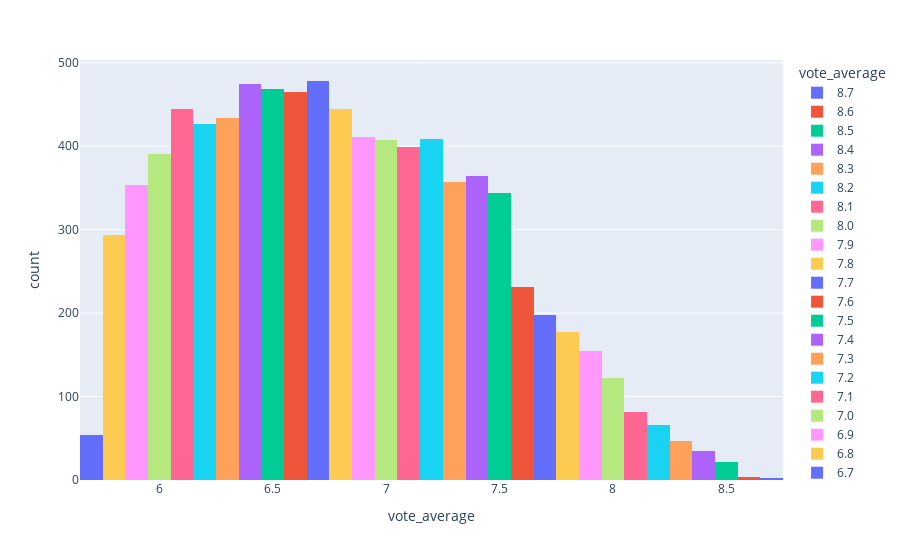

Here is the notebook cell this chart was saved with:
### Code cell
fig = px.histogram(df, x=df['vote_average'], color='vote_average')
fig.show()

### Figure 1 — Plotly figure (JSON) as saved in the notebook; plotly's stock layout.template omitted (floating-point values rounded to 4 significant figures; data arrays with more than 128 entries replaced by an {"elided": "..."} marker saying what was removed)
{"data": [{"alignmentgroup": "True", "bingroup": "x", "hovertemplate": "vote_average=%{x}<br>count=%{y}<extra></extra>", "legendgroup": "8.7", "marker": {"color": "#636efa", "pattern": {"shape": ""}}, "name": "8.7", "offsetgroup": "8.7", "orientation": "v", "showlegend": true, "type": "histogram", "x": [8.7, 8.7, 8.7], "xaxis": "x", "yaxis": "y"}, {"alignmentgroup": "True", "bingroup": "x", "hovertemplate": "vote_average=%{x}<br>count=%{y}<extra></extra>", "legendgroup": "8.6", "marker": {"color": "#EF553B", "pattern": {"shape": ""}}, "name": "8.6", "offsetgroup": "8.6", "orientation": "v", "showlegend": true, "type": "histogram", "x": [8.6, 8.6, 8.6, 8.6], "xaxis": "x", "yaxis": "y"}, {"alignmentgroup": "True", "bingroup": "x", "hovertemplate": "vote_average=%{x}<br>count=%{y}<extra></extra>", "legendgroup": "8.5", "marker": {"color": "#00cc96", "pattern": {"shape": ""}}, "name": "8.5", "offsetgroup": "8.5", "orientation": "v", "showlegend": true, "type": "histogram", "x": [8.5, 8.5, 8.5, 8.5, 8.5, 8.5, 8.5, 8.5, 8.5, 8.5, 8.5, 8.5, 8.5, 8.5, 8.5, 8.5, 8.5, 8.5, 8.5, 8.5, 8.5], "xaxis": "x", "yaxis": "y"}, {"alignmentgroup": "True", "bingroup": "x", "hovertemplate": "vote_average=%{x}<br>count=%{y}<extra></extra>", "legendgroup": "8.4", "marker": {"color": "#ab63fa", "pattern": {"shape": ""}}, "name": "8.4", "offsetgroup": "8.4", "orientation": "v", "showlegend": true, "type": "histogram", "x": [8.4, 8.4, 8.4, 8.4, 8.4, 8.4, 8.4, 8.4, 8.4, 8.4, 8.4, 8.4, 8.4, 8.4, 8.4, 8.4, 8.4, 8.4, 8.4, 8.4, 8.4, 8.4, 8.4, 8.4, 8.4, 8.4, 8.4, 8.4, 8.4, 8.4, 8.4, 8.4, 8.4, 8.4, 8.4], "xaxis": "x", "yaxis": "y"}, {"alignmentgroup": "True", "bingroup": "x", "hovertemplate": "vote_average=%{x}<br>count=%{y}<extra></extra>", "legendgroup": "8.3", "marker": {"color": "#FFA15A", "pattern": {"shape": ""}}, "name": "8.3", "offsetgroup": "8.3", "orientation": "v", "showlegend": true, "type": "histogram", "x": [8.3, 8.3, 8.3, 8.3, 8.3, 8.3, 8.3, 8.3, 8.3, 8.3, 8.3, 8.3, 8.3, 8.3, 8.3, 8.3, 8.3, 8.3, 8.3, 8.3, 8.3, 8.3, 8.3, 8.3, 8.3, 8.3, 8.3, 8.3, 8.3, 8.3, 8.3, 8.3, 8.3, 8.3, 8.3, 8.3, 8.3, 8.3, 8.3, 8.3, 8.3, 8.3, 8.3, 8.3, 8.3, 8.3, 8.3], "xaxis": "x", "yaxis": "y"}, {"alignmentgroup": "True", "bingroup": "x", "hovertemplate": "vote_average=%{x}<br>count=%{y}<extra></extra>", "legendgroup": "8.2", "marker": {"color": "#19d3f3", "pattern": {"shape": ""}}, "name": "8.2", "offsetgroup": "8.2", "orientation": "v", "showlegend": true, "type": "histogram", "x": [8.2, 8.2, 8.2, 8.2, 8.2, 8.2, 8.2, 8.2, 8.2, 8.2, 8.2, 8.2, 8.2, 8.2, 8.2, 8.2, 8.2, 8.2, 8.2, 8.2, 8.2, 8.2, 8.2, 8.2, 8.2, 8.2, 8.2, 8.2, 8.2, 8.2, 8.2, 8.2, 8.2, 8.2, 8.2, 8.2, 8.2, 8.2, 8.2, 8.2, 8.2, 8.2, 8.2, 8.2, 8.2, 8.2, 8.2, 8.2, 8.2, 8.2, 8.2, 8.2, 8.2, 8.2, 8.2, 8.2, 8.2, 8.2, 8.2, 8.2, 8.2, 8.2, 8.2, 8.2, 8.2, 8.2], "xaxis": "x", "yaxis": "y"}, {"alignmentgroup": "True", "bingroup": "x", "hovertemplate": "vote_average=%{x}<br>count=%{y}<extra></extra>", "legendgroup": "8.1", "marker": {"color": "#FF6692", "pattern": {"shape": ""}}, "name": "8.1", "offsetgroup": "8.1", "orientation": "v", "showlegend": true, "type": "histogram", "x": [8.1, 8.1, 8.1, 8.1, 8.1, 8.1, 8.1, 8.1, 8.1, 8.1, 8.1, 8.1, 8.1, 8.1, 8.1, 8.1, 8.1, 8.1, 8.1, 8.1, 8.1, 8.1, 8.1, 8.1, 8.1, 8.1, 8.1, 8.1, 8.1, 8.1, 8.1, 8.1, 8.1, 8.1, 8.1, 8.1, 8.1, 8.1, 8.1, 8.1, 8.1, 8.1, 8.1, 8.1, 8.1, 8.1, 8.1, 8.1, 8.1, 8.1, 8.1, 8.1, 8.1, 8.1, 8.1, 8.1, 8.1, 8.1, 8.1, 8.1, 8.1, 8.1, 8.1, 8.1, 8.1, 8.1, 8.1, 8.1, 8.1, 8.1, 8.1, 8.1, 8.1, 8.1, 8.1, 8.1, 8.1, 8.1, 8.1, 8.1, 8.1, 8.1], "xaxis": "x", "yaxis": "y"}, {"alignmentgroup": "True", "bingroup": "x", "hovertemplate": "vote_average=%{x}<br>count=%{y}<extra></extra>", "legendgroup": "8.0", "marker": {"color": "#B6E880", "pattern": {"shape": ""}}, "name": "8.0", "offsetgroup": "8.0", "orientation": "v", "showlegend": true, "type": "histogram", "x": [8, 8, 8, 8, 8, 8, 8, 8, 8, 8, 8, 8, 8, 8, 8, 8, 8, 8, 8, 8, 8, 8, 8, 8, 8, 8, 8, 8, 8, 8, 8, 8, 8, 8, 8, 8, 8, 8, 8, 8, 8, 8, 8, 8, 8, 8, 8, 8, 8, 8, 8, 8, 8, 8, 8, 8, 8, 8, 8, 8, 8, 8, 8, 8, 8, 8, 8, 8, 8, 8, 8, 8, 8, 8, 8, 8, 8, 8, 8, 8, 8, 8, 8, 8, 8, 8, 8, 8, 8, 8, 8, 8, 8, 8, 8, 8, 8, 8, 8, 8, 8, 8, 8, 8, 8, 8, 8, 8, 8, 8, 8, 8, 8, 8, 8, 8, 8, 8, 8, 8, 8, 8], "xaxis": "x", "yaxis": "y"}, {"alignmentgroup": "True", "bingroup": "x", "hovertemplate": "vote_average=%{x}<br>count=%{y}<extra></extra>", "legendgroup": "7.9", "marker": {"color": "#FF97FF", "pattern": {"shape": ""}}, "name": "7.9", "offsetgroup": "7.9", "orientation": "v", "showlegend": true, "type": "histogram", "x": {"elided": "154 float values"}, "xaxis": "x", "yaxis": "y"}, {"alignmentgroup": "True", "bingroup": "x", "hovertemplate": "vote_average=%{x}<br>count=%{y}<extra></extra>", "legendgroup": "7.8", "marker": {"color": "#FECB52", "pattern": {"shape": ""}}, "name": "7.8", "offsetgroup": "7.8", "orientation": "v", "showlegend": true, "type": "histogram", "x": {"elided": "177 float values"}, "xaxis": "x", "yaxis": "y"}, {"alignmentgroup": "True", "bingroup": "x", "hovertemplate": "vote_average=%{x}<br>count=%{y}<extra></extra>", "legendgroup": "7.7", "marker": {"color": "#636efa", "pattern": {"shape": ""}}, "name": "7.7", "offsetgroup": "7.7", "orientation": "v", "showlegend": true, "type": "histogram", "x": {"elided": "198 float values"}, "xaxis": "x", "yaxis": "y"}, {"alignmentgroup": "True", "bingroup": "x", "hovertemplate": "vote_average=%{x}<br>count=%{y}<extra></extra>", "legendgroup": "7.6", "marker": {"color": "#EF553B", "pattern": {"shape": ""}}, "name": "7.6", "offsetgroup": "7.6", "orientation": "v", "showlegend": true, "type": "histogram", "x": {"elided": "231 float values"}, "xaxis": "x", "yaxis": "y"}, {"alignmentgroup": "True", "bingroup": "x", "hovertemplate": "vote_average=%{x}<br>count=%{y}<extra></extra>", "legendgroup": "7.5", "marker": {"color": "#00cc96", "pattern": {"shape": ""}}, "name": "7.5", "offsetgroup": "7.5", "orientation": "v", "showlegend": true, "type": "histogram", "x": {"elided": "344 float values"}, "xaxis": "x", "yaxis": "y"}, {"alignmentgroup": "True", "bingroup": "x", "hovertemplate": "vote_average=%{x}<br>count=%{y}<extra></extra>", "legendgroup": "7.4", "marker": {"color": "#ab63fa", "pattern": {"shape": ""}}, "name": "7.4", "offsetgroup": "7.4", "orientation": "v", "showlegend": true, "type": "histogram", "x": {"elided": "364 float values"}, "xaxis": "x", "yaxis": "y"}, {"alignmentgroup": "True", "bingroup": "x", "hovertemplate": "vote_average=%{x}<br>count=%{y}<extra></extra>", "legendgroup": "7.3", "marker": {"color": "#FFA15A", "pattern": {"shape": ""}}, "name": "7.3", "offsetgroup": "7.3", "orientation": "v", "showlegend": true, "type": "histogram", "x": {"elided": "357 float values"}, "xaxis": "x", "yaxis": "y"}, {"alignmentgroup": "True", "bingroup": "x", "hovertemplate": "vote_average=%{x}<br>count=%{y}<extra></extra>", "legendgroup": "7.2", "marker": {"color": "#19d3f3", "pattern": {"shape": ""}}, "name": "7.2", "offsetgroup": "7.2", "orientation": "v", "showlegend": true, "type": "histogram", "x": {"elided": "408 float values"}, "xaxis": "x", "yaxis": "y"}, {"alignmentgroup": "True", "bingroup": "x", "hovertemplate": "vote_average=%{x}<br>count=%{y}<extra></extra>", "legendgroup": "7.1", "marker": {"color": "#FF6692", "pattern": {"shape": ""}}, "name": "7.1", "offsetgroup": "7.1", "orientation": "v", "showlegend": true, "type": "histogram", "x": {"elided": "399 float values"}, "xaxis": "x", "yaxis": "y"}, {"alignmentgroup": "True", "bingroup": "x", "hovertemplate": "vote_average=%{x}<br>count=%{y}<extra></extra>", "legendgroup": "7.0", "marker": {"color": "#B6E880", "pattern": {"shape": ""}}, "name": "7.0", "offsetgroup": "7.0", "orientation": "v", "showlegend": true, "type": "histogram", "x": {"elided": "407 int values"}, "xaxis": "x", "yaxis": "y"}, {"alignmentgroup": "True", "bingroup": "x", "hovertemplate": "vote_average=%{x}<br>count=%{y}<extra></extra>", "legendgroup": "6.9", "marker": {"color": "#FF97FF", "pattern": {"shape": ""}}, "name": "6.9", "offsetgroup": "6.9", "orientation": "v", "showlegend": true, "type": "histogram", "x": {"elided": "411 float values"}, "xaxis": "x", "yaxis": "y"}, {"alignmentgroup": "True", "bingroup": "x", "hovertemplate": "vote_average=%{x}<br>count=%{y}<extra></extra>", "legendgroup": "6.8", "marker": {"color": "#FECB52", "pattern": {"shape": ""}}, "name": "6.8", "offsetgroup": "6.8", "orientation": "v", "showlegend": true, "type": "histogram", "x": {"elided": "445 float values"}, "xaxis": "x", "yaxis": "y"}, {"alignmentgroup": "True", "bingroup": "x", "hovertemplate": "vote_average=%{x}<br>count=%{y}<extra></extra>", "legendgroup": "6.7", "marker": {"color": "#636efa", "pattern": {"shape": ""}}, "name": "6.7", "offsetgroup": "6.7", "orientation": "v", "showlegend": true, "type": "histogram", "x": {"elided": "478 float values"}, "xaxis": "x", "yaxis": "y"}, {"alignmentgroup": "True", "bingroup": "x", "hovertemplate": "vote_average=%{x}<br>count=%{y}<extra></extra>", "legendgroup": "6.6", "marker": {"color": "#EF553B", "pattern": {"shape": ""}}, "name": "6.6", "offsetgroup": "6.6", "orientation": "v", "showlegend": true, "type": "histogram", "x": {"elided": "465 float values"}, "xaxis": "x", "yaxis": "y"}, {"alignmentgroup": "True", "bingroup": "x", "hovertemplate": "vote_average=%{x}<br>count=%{y}<extra></extra>", "legendgroup": "6.5", "marker": {"color": "#00cc96", "pattern": {"shape": ""}}, "name": "6.5", "offsetgroup": "6.5", "orientation": "v", "showlegend": true, "type": "histogram", "x": {"elided": "469 float values"}, "xaxis": "x", "yaxis": "y"}, {"alignmentgroup": "True", "bingroup": "x", "hovertemplate": "vote_average=%{x}<br>count=%{y}<extra></extra>", "legendgroup": "6.4", "marker": {"color": "#ab63fa", "pattern": {"shape": ""}}, "name": "6.4", "offsetgroup": "6.4", "orientation": "v", "showlegend": true, "type": "histogram", "x": {"elided": "475 float values"}, "xaxis": "x", "yaxis": "y"}, {"alignmentgroup": "True", "bingroup": "x", "hovertemplate": "vote_average=%{x}<br>count=%{y}<extra></extra>", "legendgroup": "6.3", "marker": {"color": "#FFA15A", "pattern": {"shape": ""}}, "name": "6.3", "offsetgroup": "6.3", "orientation": "v", "showlegend": true, "type": "histogram", "x": {"elided": "434 float values"}, "xaxis": "x", "yaxis": "y"}, {"alignmentgroup": "True", "bingroup": "x", "hovertemplate": "vote_average=%{x}<br>count=%{y}<extra></extra>", "legendgroup": "6.2", "marker": {"color": "#19d3f3", "pattern": {"shape": ""}}, "name": "6.2", "offsetgroup": "6.2", "orientation": "v", "showlegend": true, "type": "histogram", "x": {"elided": "427 float values"}, "xaxis": "x", "yaxis": "y"}, {"alignmentgroup": "True", "bingroup": "x", "hovertemplate": "vote_average=%{x}<br>count=%{y}<extra></extra>", "legendgroup": "6.1", "marker": {"color": "#FF6692", "pattern": {"shape": ""}}, "name": "6.1", "offsetgroup": "6.1", "orientation": "v", "showlegend": true, "type": "histogram", "x": {"elided": "445 float values"}, "xaxis": "x", "yaxis": "y"}, {"alignmentgroup": "True", "bingroup": "x", "hovertemplate": "vote_average=%{x}<br>count=%{y}<extra></extra>", "legendgroup": "6.0", "marker": {"color": "#B6E880", "pattern": {"shape": ""}}, "name": "6.0", "offsetgroup": "6.0", "orientation": "v", "showlegend": true, "type": "histogram", "x": {"elided": "390 int values"}, "xaxis": "x", "yaxis": "y"}, {"alignmentgroup": "True", "bingroup": "x", "hovertemplate": "vote_average=%{x}<br>count=%{y}<extra></extra>", "legendgroup": "5.9", "marker": {"color": "#FF97FF", "pattern": {"shape": ""}}, "name": "5.9", "offsetgroup": "5.9", "orientation": "v", "showlegend": true, "type": "histogram", "x": {"elided": "354 float values"}, "xaxis": "x", "yaxis": "y"}, {"alignmentgroup": "True", "bingroup": "x", "hovertemplate": "vote_average=%{x}<br>count=%{y}<extra></extra>", "legendgroup": "5.8", "marker": {"color": "#FECB52", "pattern": {"shape": ""}}, "name": "5.8", "offsetgroup": "5.8", "orientation": "v", "showlegend": true, "type": "histogram", "x": {"elided": "294 float values"}, "xaxis": "x", "yaxis": "y"}, {"alignmentgroup": "True", "bingroup": "x", "hovertemplate": "vote_average=%{x}<br>count=%{y}<extra></extra>", "legendgroup": "5.7", "marker": {"color": "#636efa", "pattern": {"shape": ""}}, "name": "5.7", "offsetgroup": "5.7", "orientation": "v", "showlegend": true, "type": "histogram", "x": [5.7, 5.7, 5.7, 5.7, 5.7, 5.7, 5.7, 5.7, 5.7, 5.7, 5.7, 5.7, 5.7, 5.7, 5.7, 5.7, 5.7, 5.7, 5.7, 5.7, 5.7, 5.7, 5.7, 5.7, 5.7, 5.7, 5.7, 5.7, 5.7, 5.7, 5.7, 5.7, 5.7, 5.7, 5.7, 5.7, 5.7, 5.7, 5.7, 5.7, 5.7, 5.7, 5.7, 5.7, 5.7, 5.7, 5.7, 5.7, 5.7, 5.7, 5.7, 5.7, 5.7, 5.7], "xaxis": "x", "yaxis": "y"}], "layout": {"barmode": "relative", "legend": {"title": {"text": "vote_average"}, "tracegroupgap": 0}, "margin": {"t": 60}, "xaxis": {"anchor": "y", "categoryarray": [8.7, 8.6, 8.5, 8.4, 8.3, 8.2, 8.1, 8, 7.9, 7.8, 7.7, 7.6, 7.5, 7.4, 7.3, 7.2, 7.1, 7, 6.9, 6.8, 6.7, 6.6, 6.5, 6.4, 6.3, 6.2, 6.1, 6, 5.9, 5.8, 5.7], "categoryorder": "array", "domain": [0, 1], "title": {"text": "vote_average"}}, "yaxis": {"anchor": "x", "domain": [0, 1], "title": {"text": "count"}}}}
